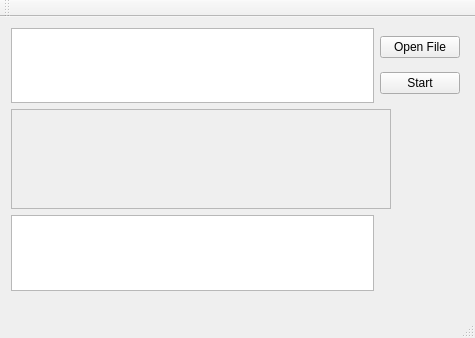
<?xml version="1.0" encoding="UTF-8"?>
<ui version="4.0">
 <class>Parallel_job_schedulingClass</class>
 <widget class="QMainWindow" name="Parallel_job_schedulingClass">
  <property name="geometry">
   <rect>
    <x>0</x>
    <y>0</y>
    <width>475</width>
    <height>338</height>
   </rect>
  </property>
  <property name="windowTitle">
   <string>Parallel job scheduling</string>
  </property>
  <widget class="QWidget" name="centralWidget">
   <widget class="QWidget" name="gridLayoutWidget">
    <property name="geometry">
     <rect>
      <x>0</x>
      <y>0</y>
      <width>471</width>
      <height>285</height>
     </rect>
    </property>
    <layout class="QGridLayout" name="gridLayout">
     <item row="2" column="0">
      <widget class="QFrame" name="frame">
       <property name="minimumSize">
        <size>
         <width>380</width>
         <height>100</height>
        </size>
       </property>
       <property name="frameShape">
        <enum>QFrame::StyledPanel</enum>
       </property>
       <property name="frameShadow">
        <enum>QFrame::Raised</enum>
       </property>
      </widget>
     </item>
     <item row="1" column="0">
      <widget class="QTextEdit" name="input_text_edit"/>
     </item>
     <item row="3" column="0">
      <widget class="QTextEdit" name="output_text_edit">
       <property name="readOnly">
        <bool>true</bool>
       </property>
      </widget>
     </item>
     <item row="1" column="1">
      <layout class="QVBoxLayout" name="verticalLayout">
       <item>
        <widget class="QPushButton" name="open_file_btn">
         <property name="text">
          <string>Open File</string>
         </property>
        </widget>
       </item>
       <item>
        <widget class="QPushButton" name="pushButton">
         <property name="text">
          <string>Start</string>
         </property>
        </widget>
       </item>
      </layout>
     </item>
    </layout>
   </widget>
  </widget>
  <widget class="QMenuBar" name="menuBar">
   <property name="geometry">
    <rect>
     <x>0</x>
     <y>0</y>
     <width>475</width>
     <height>21</height>
    </rect>
   </property>
  </widget>
  <widget class="QToolBar" name="mainToolBar">
   <attribute name="toolBarArea">
    <enum>TopToolBarArea</enum>
   </attribute>
   <attribute name="toolBarBreak">
    <bool>false</bool>
   </attribute>
  </widget>
  <widget class="QStatusBar" name="statusBar"/>
 </widget>
 <layoutdefault spacing="6" margin="11"/>
 <resources>
  <include location="Parallel_job_scheduling.qrc"/>
 </resources>
 <connections/>
</ui>
